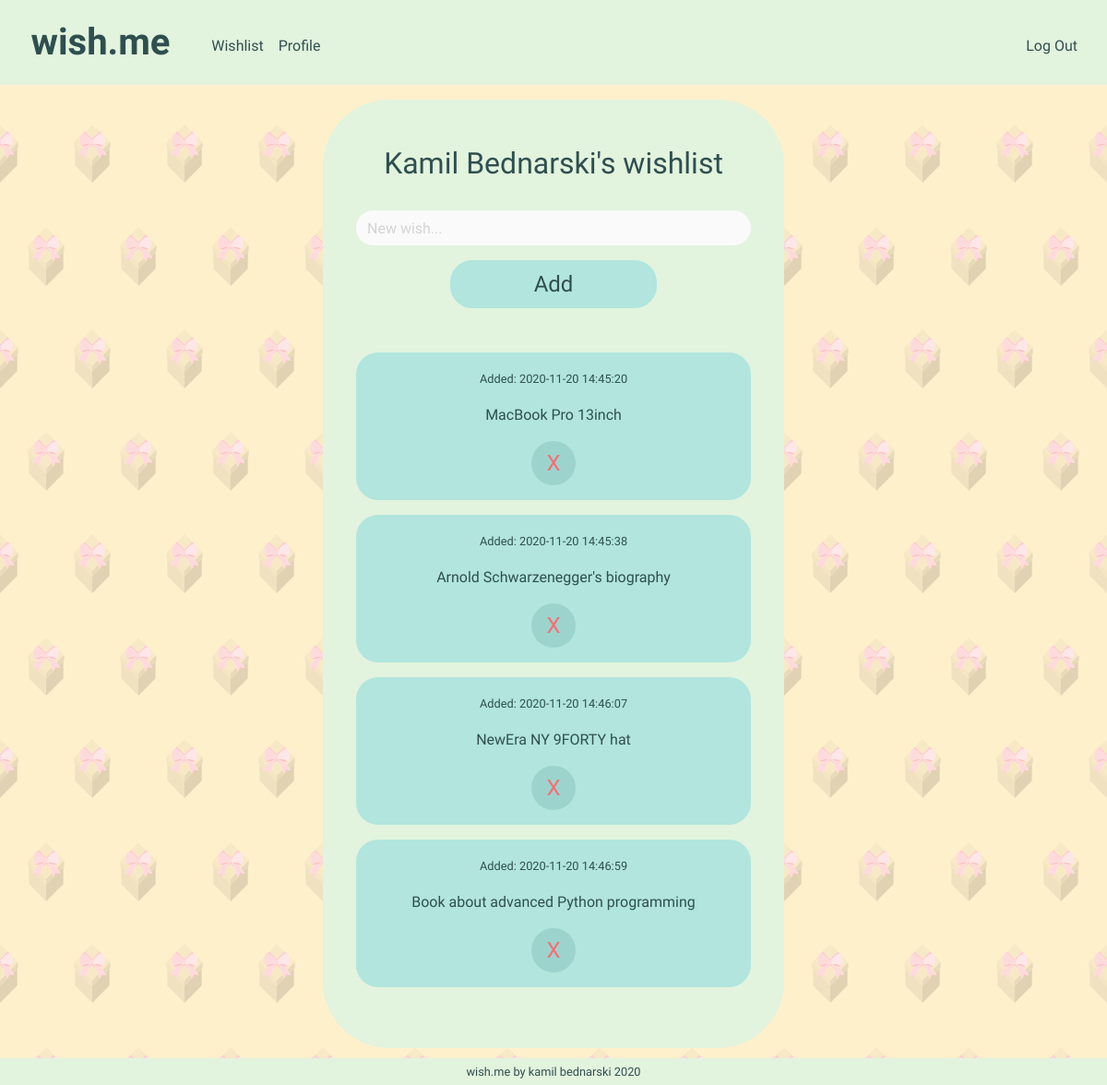
/wishlist (signed in), run on the app's committed database.
### tables this page shows
CREATE TABLE users (id INTEGER PRIMARY KEY AUTOINCREMENT, username TEXT NOT NULL, hash TEXT NOT NULL, name TEXT NOT NULL, surname TEXT NOT NULL, email TEXT NOT NULL, city TEXT NOT NULL, country TEXT NOT NULL);

CREATE TABLE wishes (id INTEGER NOT NULL, wish TEXT NOT NULL, date TIMESTAMP NOT NULL DEFAULT CURRENT_TIMESTAMP);

### app.py (the view)
@app.route("/wishlist", methods=["GET", "POST"])
@login_required
def wishlist():
    id=session["user_id"]
    user_data = db.execute("SELECT * FROM users WHERE id = :id", id=id)
    name = user_data[0]["name"]
    surname = user_data[0]["surname"]
    wishlist = db.execute("SELECT wish FROM wishes WHERE id = :id", id=id)
    dates = db.execute("SELECT date FROM wishes WHERE id = :id", id=id)
    if len(wishlist) == 0:
        flash("Ups... empty wishlist. Let's add a few things so you can avoid unwanted 'socks'! ;)")
        return render_template("wishlist.html", name=name, surname=surname)
    return render_template("wishlist.html", wishlist=wishlist, dates=dates, name=name, surname=surname)

### app.py (called while the page is built)
@app.after_request
def after_request(response):
    response.headers["Cache-Control"] = "no-cache, no-store, must-revalidate"
    response.headers["Expires"] = 0
    response.headers["Pragma"] = "no-cache"
    return response

### helpers.py (called while the page is built)
def login_required(f):
    @wraps(f)
    def decorated_function(*args, **kwargs):
        if session.get("user_id") is None:
            print("login_required() message: session['user_id'] is none")
            return redirect("/login")
        return f(*args, **kwargs)
    return decorated_function

### templates/wishlist.html (shortened to what this page needs)
{% extends "layout.html" %}
{% block main %}
    <div class="form-container">
        <div class="text-center pb-3">
            <label class="form-label-l"><h2>{{ name }} {{ surname }}'s wishlist</h2></label>
        </div>
        <form action="/wishlist/add" method="post" id="login_form">
            <div class="form-group">
                <input autocomplete="off" autofocus class="form-control form-input" name="new-wish" placeholder="New wish..." type="text" required>
            </div>
            <div class="text-center">
                <button class="form-button" type="submit">Add</button>
            </div>
        </form>
        <div class="text-center pt-5">
            {% for record in wishlist %}
            <div class="pb-3">
                <div class="wishlist-item-container">
                    <form action="/wishlist/delete" method="post">
                        <div class="form-group">
                            <p><small>Added: {{ dates[loop.index-1]['date'] }}</small></p>
                            <p>{{ wishlist[loop.index-1]['wish'] }}</p>
                        </div>
                        <div class="text-center">
                            <button class="form-button-delete" type="submit">X</button>
                        </div>
                    </form>
                </div>
            </div>
            {% endfor %}
        </div>
    </div>
{% endblock %}

### static/styles.css (style rules this page uses)
::placeholder { color: lightgrey !important; }
body { font-family: 'Roboto Condensed', sans-serif; background-color: #FFF0CC; background-image: url('/static/image/background-segment.svg'); background-repeat: repeat; background-size: 100px; z-index: -1; background-attachment: fixed; }
h2 { font-weight: 400; }
.form-container { width: 80vw; max-width: 500px; padding-left: 3vw; padding-right: 3vw; padding-top: 50px; padding-bottom: 50px; border-radius: 4.5rem; background-color: #E2F3DE; }
.form-label-l { font-weight: 400; font-size: 1.5rem; }
.form-input { border-radius: 1.5rem; background-color: #FAFAFA; font-weight: 400; border: none !important; }
.form-button { border-radius: 1.5rem; padding: 0.5rem 1rem 0.5rem 1rem; background-color: #B1E5DE; font-size: 1.5rem; font-weight: 400; border: none; color: darkslategray; width: 14rem; }
.form-button-delete { border-radius: 1.5rem; padding: 0.1rem 0.2rem 0.1rem 0.2rem; background-color: #9CD4CD; font-size: 1.5rem; font-weight: 400; border: none; color: #f76e75; width: 3rem; height: 3rem; }
.wishlist-item-container { width: auto; padding-top: 1rem; padding-bottom: 1rem; max-width: 500px; border-radius: 1.5rem; background-color: #B1E5DE; }

### data on the page
users: name "Kamil", surname "Bednarski"
wishes: date "2020-11-20 14:45:20", wish "MacBook Pro 13inch"
wishes: date "2020-11-20 14:45:38", wish "Arnold Schwarzenegger's biography"
wishes: date "2020-11-20 14:46:07", wish "NewEra NY 9FORTY hat"
wishes: date "2020-11-20 14:46:59", wish "Book about advanced Python programming"
